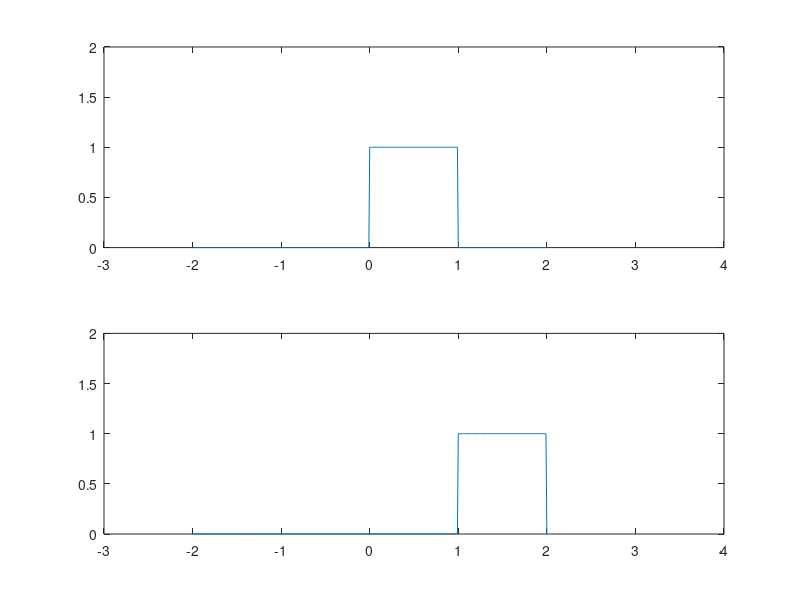

This figure's MATLAB source:
% Rectangular Pulse

t = -2:0.01:2;
r = rectpuls(t-0.5);
rd = rectpuls(t-1.5);

% Plotting
subplot (2,1,1), plot(t,r), axis([-3,4,0,2]);
subplot (2,1,2), plot(t,rd), axis([-3,4,0,2]);
